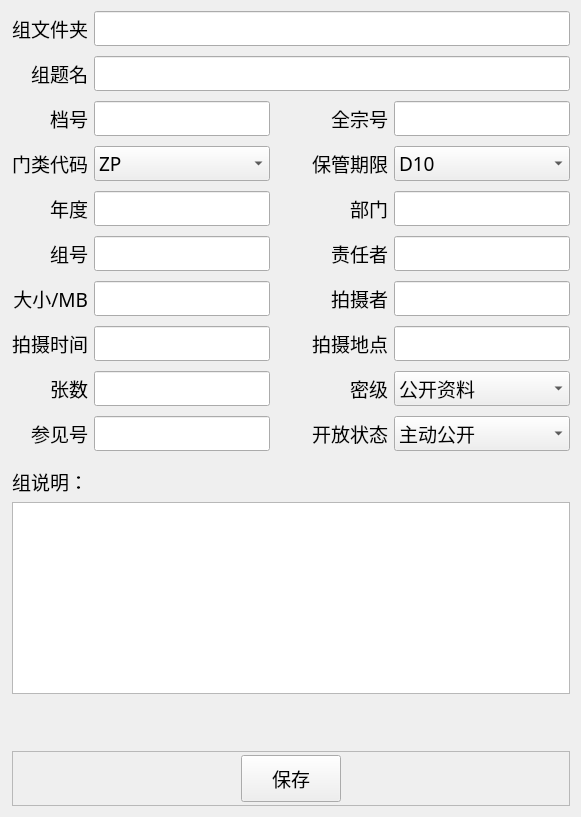
          <widget class="QWidget" name="group_description_widget" native="true">
           <property name="sizePolicy">
            <sizepolicy hsizetype="Preferred" vsizetype="Preferred">
             <horstretch>0</horstretch>
             <verstretch>0</verstretch>
            </sizepolicy>
           </property>
           <property name="minimumSize">
            <size>
             <width>300</width>
             <height>0</height>
            </size>
           </property>
           <property name="maximumSize">
            <size>
             <width>1200</width>
             <height>16777215</height>
            </size>
           </property>
           <property name="font">
            <font>
             <family>新宋体</family>
             <pointsize>14</pointsize>
            </font>
           </property>
           <layout class="QGridLayout" name="gridLayout_8">
            <property name="leftMargin">
             <number>12</number>
            </property>
            <item row="11" column="0">
             <spacer name="verticalSpacer_18">
              <property name="orientation">
               <enum>Qt::Vertical</enum>
              </property>
              <property name="sizeType">
               <enum>QSizePolicy::Fixed</enum>
              </property>
              <property name="sizeHint" stdset="0">
               <size>
                <width>20</width>
                <height>4</height>
               </size>
              </property>
             </spacer>
            </item>
            <item row="4" column="2">
             <spacer name="horizontalSpacer_24">
              <property name="orientation">
               <enum>Qt::Horizontal</enum>
              </property>
              <property name="sizeType">
               <enum>QSizePolicy::Fixed</enum>
              </property>
              <property name="sizeHint" stdset="0">
               <size>
                <width>30</width>
                <height>20</height>
               </size>
              </property>
             </spacer>
            </item>
            <item row="8" column="1">
             <widget class="QLineEdit" name="year_in_group">
              <property name="sizePolicy">
               <sizepolicy hsizetype="Expanding" vsizetype="Preferred">
                <horstretch>0</horstretch>
                <verstretch>0</verstretch>
               </sizepolicy>
              </property>
              <property name="font">
               <font>
                <family>新宋体</family>
                <pointsize>14</pointsize>
               </font>
              </property>
             </widget>
            </item>
            <item row="1" column="0">
             <spacer name="verticalSpacer_7">
              <property name="orientation">
               <enum>Qt::Vertical</enum>
              </property>
              <property name="sizeType">
               <enum>QSizePolicy::Fixed</enum>
              </property>
              <property name="sizeHint" stdset="0">
               <size>
                <width>20</width>
                <height>4</height>
               </size>
              </property>
             </spacer>
            </item>
            <item row="8" column="4">
             <widget class="QLineEdit" name="department_in_group">
              <property name="sizePolicy">
               <sizepolicy hsizetype="Expanding" vsizetype="Preferred">
                <horstretch>0</horstretch>
                <verstretch>0</verstretch>
               </sizepolicy>
              </property>
             </widget>
            </item>
            <item row="14" column="4">
             <widget class="QLineEdit" name="taken_locations_in_group">
              <property name="sizePolicy">
               <sizepolicy hsizetype="Expanding" vsizetype="Preferred">
                <horstretch>0</horstretch>
                <verstretch>0</verstretch>
               </sizepolicy>
              </property>
              <property name="font">
               <font>
                <family>新宋体</family>
                <pointsize>14</pointsize>
               </font>
              </property>
             </widget>
            </item>
            <item row="4" column="3">
             <widget class="QLabel" name="label_3">
              <property name="maximumSize">
               <size>
                <width>120</width>
                <height>16777215</height>
               </size>
              </property>
              <property name="font">
               <font>
                <family>新宋体</family>
                <pointsize>14</pointsize>
               </font>
              </property>
              <property name="text">
               <string>全宗号</string>
              </property>
              <property name="alignment">
               <set>Qt::AlignRight|Qt::AlignTrailing|Qt::AlignVCenter</set>
              </property>
             </widget>
            </item>
            <item row="6" column="3">
             <widget class="QLabel" name="label_18">
              <property name="maximumSize">
               <size>
                <width>120</width>
                <height>16777215</height>
               </size>
              </property>
              <property name="font">
               <font>
                <family>新宋体</family>
                <pointsize>14</pointsize>
               </font>
              </property>
              <property name="text">
               <string>保管期限</string>
              </property>
              <property name="alignment">
               <set>Qt::AlignRight|Qt::AlignTrailing|Qt::AlignVCenter</set>
              </property>
             </widget>
            </item>
            <item row="6" column="4">
             <widget class="QComboBox" name="retention_period_in_group">
              <property name="font">
               <font>
                <family>新宋体</family>
                <pointsize>14</pointsize>
               </font>
              </property>
              <item>
               <property name="text">
                <string>D10</string>
               </property>
              </item>
              <item>
               <property name="text">
                <string>D30</string>
               </property>
              </item>
              <item>
               <property name="text">
                <string>Y</string>
               </property>
              </item>
             </widget>
            </item>
            <item row="16" column="4">
             <widget class="QComboBox" name="security_classification_in_group">
              <property name="font">
               <font>
                <family>新宋体</family>
                <pointsize>14</pointsize>
               </font>
              </property>
              <item>
               <property name="text">
                <string>公开资料</string>
               </property>
              </item>
              <item>
               <property name="text">
                <string>内部资料</string>
               </property>
              </item>
              <item>
               <property name="text">
                <string>秘密</string>
               </property>
              </item>
              <item>
               <property name="text">
                <string>机密</string>
               </property>
              </item>
              <item>
               <property name="text">
                <string>绝密</string>
               </property>
              </item>
             </widget>
            </item>
            <item row="18" column="0">
             <widget class="QLabel" name="label_45">
              <property name="font">
               <font>
                <family>新宋体</family>
                <pointsize>14</pointsize>
               </font>
              </property>
              <property name="text">
               <string>参见号</string>
              </property>
              <property name="alignment">
               <set>Qt::AlignRight|Qt::AlignTrailing|Qt::AlignVCenter</set>
              </property>
             </widget>
            </item>
            <item row="22" column="0" colspan="5">
             <widget class="QLabel" name="saving_processing">
              <property name="sizePolicy">
               <sizepolicy hsizetype="Preferred" vsizetype="Preferred">
                <horstretch>0</horstretch>
                <verstretch>0</verstretch>
               </sizepolicy>
              </property>
              <property name="minimumSize">
               <size>
                <width>0</width>
                <height>45</height>
               </size>
              </property>
              <property name="text">
               <string/>
              </property>
             </widget>
            </item>
            <item row="16" column="0">
             <widget class="QLabel" name="label_43">
              <property name="font">
               <font>
                <family>新宋体</family>
                <pointsize>14</pointsize>
               </font>
              </property>
              <property name="text">
               <string>张数</string>
              </property>
              <property name="alignment">
               <set>Qt::AlignRight|Qt::AlignTrailing|Qt::AlignVCenter</set>
              </property>
             </widget>
            </item>
            <item row="8" column="3">
             <widget class="QLabel" name="label_21">
              <property name="maximumSize">
               <size>
                <width>120</width>
                <height>16777215</height>
               </size>
              </property>
              <property name="font">
               <font>
                <family>新宋体</family>
                <pointsize>14</pointsize>
               </font>
              </property>
              <property name="text">
               <string>部门</string>
              </property>
              <property name="alignment">
               <set>Qt::AlignRight|Qt::AlignTrailing|Qt::AlignVCenter</set>
              </property>
             </widget>
            </item>
            <item row="18" column="4">
             <widget class="QComboBox" name="opening_state_in_group">
              <property name="font">
               <font>
                <family>新宋体</family>
                <pointsize>14</pointsize>
               </font>
              </property>
              <item>
               <property name="text">
                <string>主动公开</string>
               </property>
              </item>
              <item>
               <property name="text">
                <string>依申请公开</string>
               </property>
              </item>
              <item>
               <property name="text">
                <string>不公开</string>
               </property>
              </item>
             </widget>
            </item>
            <item row="12" column="1">
             <widget class="QLineEdit" name="folder_size_in_group">
              <property name="sizePolicy">
               <sizepolicy hsizetype="Expanding" vsizetype="Preferred">
                <horstretch>0</horstretch>
                <verstretch>0</verstretch>
               </sizepolicy>
              </property>
              <property name="font">
               <font>
                <family>新宋体</family>
                <pointsize>14</pointsize>
               </font>
              </property>
             </widget>
            </item>
            <item row="23" column="0" colspan="5">
             <widget class="QFrame" name="frame_4">
              <property name="sizePolicy">
               <sizepolicy hsizetype="Preferred" vsizetype="Preferred">
                <horstretch>0</horstretch>
                <verstretch>0</verstretch>
               </sizepolicy>
              </property>
              <property name="minimumSize">
               <size>
                <width>0</width>
                <height>50</height>
               </size>
              </property>
              <property name="font">
               <font>
                <family>新宋体</family>
                <pointsize>14</pointsize>
               </font>
              </property>
              <property name="frameShape">
               <enum>QFrame::StyledPanel</enum>
              </property>
              <property name="frameShadow">
               <enum>QFrame::Raised</enum>
              </property>
              <layout class="QGridLayout" name="gridLayout_13">
               <property name="topMargin">
                <number>3</number>
               </property>
               <property name="bottomMargin">
                <number>3</number>
               </property>
               <item row="0" column="0">
                <spacer name="horizontalSpacer_8">
                 <property name="orientation">
                  <enum>Qt::Horizontal</enum>
                 </property>
                 <property name="sizeHint" stdset="0">
                  <size>
                   <width>40</width>
                   <height>20</height>
                  </size>
                 </property>
                </spacer>
               </item>
               <item row="0" column="1">
                <widget class="QPushButton" name="save_group_btn">
                 <property name="sizePolicy">
                  <sizepolicy hsizetype="Preferred" vsizetype="Preferred">
                   <horstretch>0</horstretch>
                   <verstretch>0</verstretch>
                  </sizepolicy>
                 </property>
                 <property name="minimumSize">
                  <size>
                   <width>0</width>
                   <height>40</height>
                  </size>
                 </property>
                 <property name="font">
                  <font>
                   <family>新宋体</family>
                   <pointsize>14</pointsize>
                  </font>
                 </property>
                 <property name="styleSheet">
                  <string notr="true">padding-left: 30px; 
padding-right: 30px;
padding-top: 8px; 
padding-bottom: 8px;</string>
                 </property>
                 <property name="text">
                  <string>保存</string>
                 </property>
                 <property name="icon">
                  <iconset>
                   <normaloff>icon/save.png</normaloff>icon/save.png</iconset>
                 </property>
                 <property name="iconSize">
                  <size>
                   <width>24</width>
                   <height>24</height>
                  </size>
                 </property>
                </widget>
               </item>
               <item row="0" column="2">
                <spacer name="horizontalSpacer_11">
                 <property name="orientation">
                  <enum>Qt::Horizontal</enum>
                 </property>
                 <property name="sizeHint" stdset="0">
                  <size>
                   <width>40</width>
                   <height>20</height>
                  </size>
                 </property>
                </spacer>
               </item>
              </layout>
             </widget>
            </item>
            <item row="9" column="0">
             <spacer name="verticalSpacer_17">
              <property name="orientation">
               <enum>Qt::Vertical</enum>
              </property>
              <property name="sizeType">
               <enum>QSizePolicy::Fixed</enum>
              </property>
              <property name="sizeHint" stdset="0">
               <size>
                <width>20</width>
                <height>4</height>
               </size>
              </property>
             </spacer>
            </item>
            <item row="18" column="1">
             <widget class="QLineEdit" name="reference_code_in_group">
              <property name="sizePolicy">
               <sizepolicy hsizetype="Expanding" vsizetype="Preferred">
                <horstretch>0</horstretch>
                <verstretch>0</verstretch>
               </sizepolicy>
              </property>
              <property name="font">
               <font>
                <family>新宋体</family>
                <pointsize>14</pointsize>
               </font>
              </property>
             </widget>
            </item>
            <item row="12" column="0">
             <widget class="QLabel" name="label_24">
              <property name="font">
               <font>
                <family>新宋体</family>
                <pointsize>14</pointsize>
               </font>
              </property>
              <property name="text">
               <string>大小/MB</string>
              </property>
              <property name="alignment">
               <set>Qt::AlignRight|Qt::AlignTrailing|Qt::AlignVCenter</set>
              </property>
             </widget>
            </item>
            <item row="10" column="3">
             <widget class="QLabel" name="label_25">
              <property name="maximumSize">
               <size>
                <width>120</width>
                <height>16777215</height>
               </size>
              </property>
              <property name="font">
               <font>
                <family>新宋体</family>
                <pointsize>14</pointsize>
               </font>
              </property>
              <property name="text">
               <string>责任者</string>
              </property>
              <property name="alignment">
               <set>Qt::AlignRight|Qt::AlignTrailing|Qt::AlignVCenter</set>
              </property>
             </widget>
            </item>
            <item row="4" column="0">
             <widget class="QLabel" name="label_47">
              <property name="maximumSize">
               <size>
                <width>120</width>
                <height>16777215</height>
               </size>
              </property>
              <property name="font">
               <font>
                <family>新宋体</family>
                <pointsize>14</pointsize>
               </font>
              </property>
              <property name="text">
               <string>档号</string>
              </property>
              <property name="alignment">
               <set>Qt::AlignRight|Qt::AlignTrailing|Qt::AlignVCenter</set>
              </property>
             </widget>
            </item>
            <item row="4" column="4">
             <widget class="QLineEdit" name="fonds_code_in_group">
              <property name="font">
               <font>
                <family>新宋体</family>
                <pointsize>14</pointsize>
               </font>
              </property>
              <property name="readOnly">
               <bool>true</bool>
              </property>
             </widget>
            </item>
            <item row="6" column="0">
             <widget class="QLabel" name="label_16">
              <property name="font">
               <font>
                <family>新宋体</family>
                <pointsize>14</pointsize>
               </font>
              </property>
              <property name="text">
               <string>门类代码</string>
              </property>
              <property name="alignment">
               <set>Qt::AlignRight|Qt::AlignTrailing|Qt::AlignVCenter</set>
              </property>
             </widget>
            </item>
            <item row="10" column="4">
             <widget class="QLineEdit" name="author_in_group">
              <property name="sizePolicy">
               <sizepolicy hsizetype="Expanding" vsizetype="Preferred">
                <horstretch>0</horstretch>
                <verstretch>0</verstretch>
               </sizepolicy>
              </property>
             </widget>
            </item>
            <item row="0" column="0">
             <widget class="QLabel" name="label_2">
              <property name="maximumSize">
               <size>
                <width>120</width>
                <height>16777215</height>
               </size>
              </property>
              <property name="font">
               <font>
                <family>新宋体</family>
                <pointsize>14</pointsize>
               </font>
              </property>
              <property name="text">
               <string>组文件夹</string>
              </property>
              <property name="alignment">
               <set>Qt::AlignRight|Qt::AlignTrailing|Qt::AlignVCenter</set>
              </property>
             </widget>
            </item>
            <item row="14" column="1">
             <widget class="QLineEdit" name="taken_time_in_group">
              <property name="sizePolicy">
               <sizepolicy hsizetype="Expanding" vsizetype="Preferred">
                <horstretch>0</horstretch>
                <verstretch>0</verstretch>
               </sizepolicy>
              </property>
              <property name="font">
               <font>
                <family>新宋体</family>
                <pointsize>14</pointsize>
               </font>
              </property>
             </widget>
            </item>
            <item row="13" column="0">
             <spacer name="verticalSpacer_19">
              <property name="orientation">
               <enum>Qt::Vertical</enum>
              </property>
              <property name="sizeType">
               <enum>QSizePolicy::Fixed</enum>
              </property>
              <property name="sizeHint" stdset="0">
               <size>
                <width>20</width>
                <height>4</height>
               </size>
              </property>
             </spacer>
            </item>
            <item row="21" column="0" colspan="5">
             <widget class="QTextEdit" name="group_caption_in_group">
              <property name="font">
               <font>
                <family>新宋体</family>
                <pointsize>14</pointsize>
               </font>
              </property>
             </widget>
            </item>
            <item row="10" column="1">
             <widget class="QLineEdit" name="group_code_in_group">
              <property name="sizePolicy">
               <sizepolicy hsizetype="Expanding" vsizetype="Preferred">
                <horstretch>0</horstretch>
                <verstretch>0</verstretch>
               </sizepolicy>
              </property>
              <property name="font">
               <font>
                <family>新宋体</family>
                <pointsize>14</pointsize>
               </font>
              </property>
             </widget>
            </item>
            <item row="2" column="1" colspan="4">
             <widget class="QLineEdit" name="group_title_in_group">
              <property name="sizePolicy">
               <sizepolicy hsizetype="Expanding" vsizetype="Preferred">
                <horstretch>0</horstretch>
                <verstretch>0</verstretch>
               </sizepolicy>
              </property>
              <property name="font">
               <font>
                <family>新宋体</family>
                <pointsize>14</pointsize>
               </font>
              </property>
             </widget>
            </item>
            <item row="3" column="0">
             <spacer name="verticalSpacer_14">
              <property name="orientation">
               <enum>Qt::Vertical</enum>
              </property>
              <property name="sizeType">
               <enum>QSizePolicy::Fixed</enum>
              </property>
              <property name="sizeHint" stdset="0">
               <size>
                <width>20</width>
                <height>4</height>
               </size>
              </property>
             </spacer>
            </item>
            <item row="14" column="3">
             <widget class="QLabel" name="label_42">
              <property name="maximumSize">
               <size>
                <width>120</width>
                <height>16777215</height>
               </size>
              </property>
              <property name="font">
               <font>
                <family>新宋体</family>
                <pointsize>14</pointsize>
               </font>
              </property>
              <property name="text">
               <string>拍摄地点</string>
              </property>
              <property name="alignment">
               <set>Qt::AlignRight|Qt::AlignTrailing|Qt::AlignVCenter</set>
              </property>
             </widget>
            </item>
            <item row="4" column="1">
             <widget class="QLineEdit" name="arch_code_in_group">
              <property name="font">
               <font>
                <family>新宋体</family>
                <pointsize>14</pointsize>
               </font>
              </property>
              <property name="readOnly">
               <bool>true</bool>
              </property>
             </widget>
            </item>
            <item row="14" column="0">
             <widget class="QLabel" name="label_26">
              <property name="font">
               <font>
                <family>新宋体</family>
                <pointsize>14</pointsize>
               </font>
              </property>
              <property name="text">
               <string>拍摄时间</string>
              </property>
              <property name="alignment">
               <set>Qt::AlignRight|Qt::AlignTrailing|Qt::AlignVCenter</set>
              </property>
             </widget>
            </item>
            <item row="2" column="0">
             <widget class="QLabel" name="label_23">
              <property name="maximumSize">
               <size>
                <width>120</width>
                <height>16777215</height>
               </size>
              </property>
              <property name="font">
               <font>
                <family>新宋体</family>
                <pointsize>14</pointsize>
               </font>
              </property>
              <property name="text">
               <string>组题名</string>
              </property>
              <property name="alignment">
               <set>Qt::AlignRight|Qt::AlignTrailing|Qt::AlignVCenter</set>
              </property>
             </widget>
            </item>
            <item row="16" column="1">
             <widget class="QLineEdit" name="photo_num_in_group">
              <property name="sizePolicy">
               <sizepolicy hsizetype="Expanding" vsizetype="Preferred">
                <horstretch>0</horstretch>
                <verstretch>0</verstretch>
               </sizepolicy>
              </property>
              <property name="font">
               <font>
                <family>新宋体</family>
                <pointsize>14</pointsize>
               </font>
              </property>
             </widget>
            </item>
            <item row="19" column="0">
             <spacer name="verticalSpacer_6">
              <property name="orientation">
               <enum>Qt::Vertical</enum>
              </property>
              <property name="sizeType">
               <enum>QSizePolicy::Fixed</enum>
              </property>
              <property name="sizeHint" stdset="0">
               <size>
                <width>20</width>
                <height>10</height>
               </size>
              </property>
             </spacer>
            </item>
            <item row="10" column="0">
             <widget class="QLabel" name="label_20">
              <property name="font">
               <font>
                <family>新宋体</family>
                <pointsize>14</pointsize>
               </font>
              </property>
              <property name="text">
               <string>组号</string>
              </property>
              <property name="alignment">
               <set>Qt::AlignRight|Qt::AlignTrailing|Qt::AlignVCenter</set>
              </property>
             </widget>
            </item>
            <item row="16" column="3">
             <widget class="QLabel" name="label_44">
              <property name="maximumSize">
               <size>
                <width>120</width>
                <height>16777215</height>
               </size>
              </property>
              <property name="font">
               <font>
                <family>新宋体</family>
                <pointsize>14</pointsize>
               </font>
              </property>
              <property name="text">
               <string>密级</string>
              </property>
              <property name="alignment">
               <set>Qt::AlignRight|Qt::AlignTrailing|Qt::AlignVCenter</set>
              </property>
             </widget>
            </item>
            <item row="15" column="0">
             <spacer name="verticalSpacer_20">
              <property name="orientation">
               <enum>Qt::Vertical</enum>
              </property>
              <property name="sizeType">
               <enum>QSizePolicy::Fixed</enum>
              </property>
              <property name="sizeHint" stdset="0">
               <size>
                <width>20</width>
                <height>4</height>
               </size>
              </property>
             </spacer>
            </item>
            <item row="20" column="0">
             <widget class="QLabel" name="label_22">
              <property name="font">
               <font>
                <family>新宋体</family>
                <pointsize>14</pointsize>
               </font>
              </property>
              <property name="text">
               <string>组说明：</string>
              </property>
              <property name="alignment">
               <set>Qt::AlignRight|Qt::AlignTrailing|Qt::AlignVCenter</set>
              </property>
             </widget>
            </item>
            <item row="0" column="1" colspan="4">
             <widget class="QLineEdit" name="group_path_in_group">
              <property name="font">
               <font>
                <family>新宋体</family>
                <pointsize>14</pointsize>
               </font>
              </property>
              <property name="readOnly">
               <bool>true</bool>
              </property>
             </widget>
            </item>
            <item row="18" column="3">
             <widget class="QLabel" name="label_46">
              <property name="maximumSize">
               <size>
                <width>120</width>
                <height>16777215</height>
               </size>
              </property>
              <property name="font">
               <font>
                <family>新宋体</family>
                <pointsize>14</pointsize>
               </font>
              </property>
              <property name="text">
               <string>开放状态</string>
              </property>
              <property name="alignment">
               <set>Qt::AlignRight|Qt::AlignTrailing|Qt::AlignVCenter</set>
              </property>
             </widget>
            </item>
            <item row="8" column="0">
             <widget class="QLabel" name="label_17">
              <property name="font">
               <font>
                <family>新宋体</family>
                <pointsize>14</pointsize>
               </font>
              </property>
              <property name="text">
               <string>年度</string>
              </property>
              <property name="alignment">
               <set>Qt::AlignRight|Qt::AlignTrailing|Qt::AlignVCenter</set>
              </property>
             </widget>
            </item>
            <item row="12" column="4">
             <widget class="QLineEdit" name="photographer_in_group">
              <property name="sizePolicy">
               <sizepolicy hsizetype="Expanding" vsizetype="Preferred">
                <horstretch>0</horstretch>
                <verstretch>0</verstretch>
               </sizepolicy>
              </property>
             </widget>
            </item>
            <item row="6" column="1">
             <widget class="QComboBox" name="arch_category_code_in_group">
              <property name="font">
               <font>
                <family>新宋体</family>
                <pointsize>14</pointsize>
               </font>
              </property>
              <item>
               <property name="text">
                <string>ZP</string>
               </property>
              </item>
              <item>
               <property name="text">
                <string>LY</string>
               </property>
              </item>
              <item>
               <property name="text">
                <string>LX</string>
               </property>
              </item>
             </widget>
            </item>
            <item row="7" column="0">
             <spacer name="verticalSpacer_16">
              <property name="orientation">
               <enum>Qt::Vertical</enum>
              </property>
              <property name="sizeType">
               <enum>QSizePolicy::Fixed</enum>
              </property>
              <property name="sizeHint" stdset="0">
               <size>
                <width>20</width>
                <height>4</height>
               </size>
              </property>
             </spacer>
            </item>
            <item row="5" column="0">
             <spacer name="verticalSpacer_15">
              <property name="orientation">
               <enum>Qt::Vertical</enum>
              </property>
              <property name="sizeType">
               <enum>QSizePolicy::Fixed</enum>
              </property>
              <property name="sizeHint" stdset="0">
               <size>
                <width>20</width>
                <height>4</height>
               </size>
              </property>
             </spacer>
            </item>
            <item row="12" column="3">
             <widget class="QLabel" name="label_27">
              <property name="maximumSize">
               <size>
                <width>120</width>
                <height>16777215</height>
               </size>
              </property>
              <property name="font">
               <font>
                <family>新宋体</family>
                <pointsize>14</pointsize>
               </font>
              </property>
              <property name="text">
               <string>拍摄者</string>
              </property>
              <property name="alignment">
               <set>Qt::AlignRight|Qt::AlignTrailing|Qt::AlignVCenter</set>
              </property>
             </widget>
            </item>
            <item row="17" column="0">
             <spacer name="verticalSpacer_21">
              <property name="orientation">
               <enum>Qt::Vertical</enum>
              </property>
              <property name="sizeType">
               <enum>QSizePolicy::Fixed</enum>
              </property>
              <property name="sizeHint" stdset="0">
               <size>
                <width>20</width>
                <height>4</height>
               </size>
              </property>
             </spacer>
            </item>
           </layout>
          </widget>
